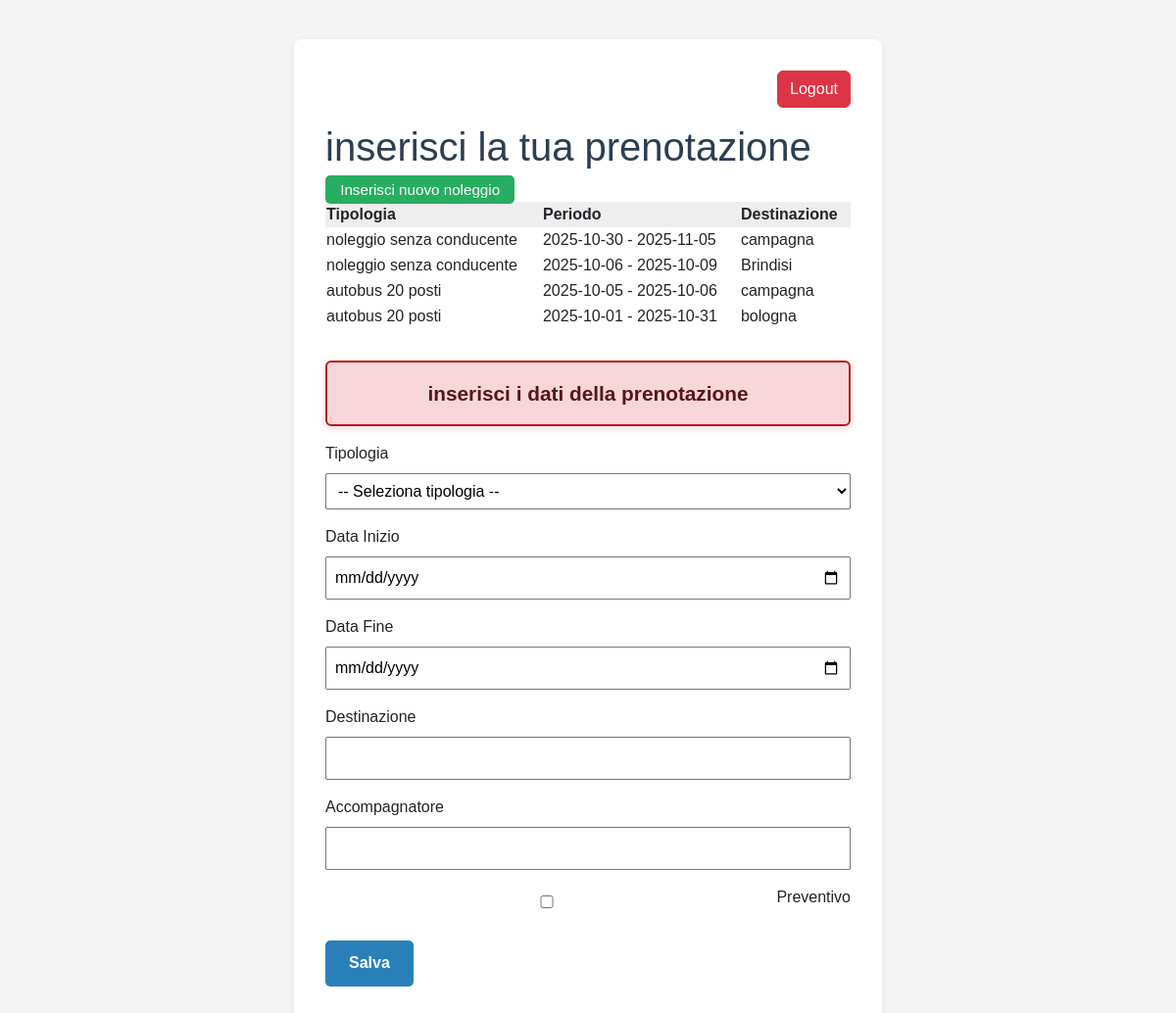
Page /modifica_noleggio.php?azione=nuovo (signed in) on the committed database.
### tables this page shows
CREATE TABLE `noleggio` (
  `id` int(11) NOT NULL,
  `cliente_id` int(11) NOT NULL,
  `tipologia_noleggio_id` int(11) NOT NULL,
  `automezzo_id` int(11) DEFAULT NULL,
  `data_inizio` date NOT NULL,
  `data_fine` date NOT NULL,
  `importo` decimal(10,2) DEFAULT NULL,
  `destinazione` varchar(255) DEFAULT NULL,
  `accompagnatore` varchar(100) DEFAULT NULL,
  `preventivo` tinyint(1) NOT NULL DEFAULT 0,
  `pagato` tinyint(1) NOT NULL DEFAULT 0,
  `ivato` tinyint(1) NOT NULL DEFAULT 0,
  `autista1_id` int(11) DEFAULT NULL,
  `autista2_id` int(11) DEFAULT NULL
);

CREATE TABLE `tipologie_noleggio` (
  `id` int(11) NOT NULL,
  `nome` varchar(100) NOT NULL
);

### public/modifica_noleggio.php (the view, shortened to what this page needs)
<?php
require_once __DIR__ . '/../src/bootstrap.php';
$where = '';
$params = [];
if (isset($_SESSION['cliente_id'])) {
    $where = 'WHERE n.cliente_id = ?';
    $params[] = $_SESSION['cliente_id'];
}
$sql = 'SELECT n.id, c.cognome AS cliente_cognome, c.nome AS cliente_nome, t.nome AS tipologia, n.data_inizio, n.data_fine, n.destinazione FROM noleggio n LEFT JOIN cliente c ON n.cliente_id = c.id LEFT JOIN tipologie_noleggio t ON n.tipologia_noleggio_id = t.id ' . $where . ' ORDER BY n.data_inizio DESC';
$stmt = $pdo->prepare($sql);
$stmt->execute($params);
$elenco_noleggi = $stmt->fetchAll();
$azione = isset($_GET['azione']) && $_GET['azione'] === 'nuovo';
$messaggio = 'inserisci i dati della prenotazione';
?>
<!DOCTYPE html>
<html lang="it">
<head>
    <link rel="stylesheet" href="https://cdnjs.cloudflare.com/ajax/libs/bootstrap/5.3.2/css/bootstrap.min.css">
</head>
<body>
<div class="container">
    <div class="d-flex justify-content-end" style="margin-bottom: 1em;">
        <a href="?logout=1" class="btn btn-danger">Logout</a>
    </div>
    <h1>inserisci la tua prenotazione</h1>
</body>
</html>
<div style="margin-bottom:2em;">
    <a href="modifica_noleggio.php?azione=nuovo" style="background:#27ae60;color:#fff;padding:0.4em 1em;border-radius:5px;text-decoration:none;font-size:0.95em;">Inserisci nuovo noleggio</a>
    <table style="width:100%;border-collapse:collapse;background:#fff;">
        <thead>
            <tr style="background:#eee;">
                <th>Tipologia</th>
                <th>Periodo</th>
                <th>Destinazione</th>
            </tr>
        </thead>
        <tbody>
        <?php foreach ($elenco_noleggi as $n): ?>
            <tr>
                <td><?= htmlspecialchars($n['tipologia']) ?></td>
                <td><?= htmlspecialchars($n['data_inizio']) ?> - <?= htmlspecialchars($n['data_fine']) ?></td>
                <td><?= htmlspecialchars($n['destinazione'] ?? '') ?></td>
            </tr>
        <?php endforeach; ?>
        </tbody>
    </table>
</div>
<?php if ($azione): ?>
    <?php if ($messaggio): ?>
        <div class="alert alert-danger text-center fw-bold" style="font-size:1.3em;max-width:600px;margin:30px auto 0;box-shadow:0 2px 8px rgba(200,0,0,0.18);border:2px solid #b71c1c;">
        <?= htmlspecialchars($messaggio) ?>
        </div>
    <?php endif; ?>
    <form method="post">
        <label for="tipologia_id">Tipologia</label>
        <select name="tipologia_id" id="tipologia_id" required>
            <option value="">-- Seleziona tipologia --</option>
        </select>
        <label for="data_inizio">Data Inizio</label>
        <input type="date" name="data_inizio" id="data_inizio" required>
        <label for="data_fine">Data Fine</label>
        <input type="date" name="data_fine" id="data_fine" required>
        <label for="destinazione">Destinazione</label>
        <input type="text" name="destinazione" id="destinazione" maxlength="255">
        <label for="accompagnatore">Accompagnatore</label>
        <input type="text" name="accompagnatore" id="accompagnatore" maxlength="100">
        <label style="display:flex;align-items:center;gap:0.5em;margin-top:1em;">
        <input type="checkbox" name="preventivo" value="1"> Preventivo</label>
        <label style="display:flex;align-items:center;gap:0.5em;">
        <button type="submit">Salva</button>
    </form>
<?php endif; ?>
</body>
</html>

### public/modifica_noleggio.php (style rules this page uses)
body { font-family: Arial, sans-serif; background: #f4f4f4; }
.container { max-width: 600px; margin: 40px auto; background: #fff; border-radius: 8px; box-shadow: 0 2px 8px rgba(0,0,0,0.08); padding: 2rem; }
h1 { color: #2c3e50; }
label { display: block; margin-top: 1em; }
select, input { padding: 0.5em; width: 100%; margin-top: 0.5em; }
button { background:#2980b9;color:#fff;padding:0.7em 1.5em;border-radius:5px;text-decoration:none;font-weight:bold;border:none;margin-top:1em; }

### rows in the picture
noleggio: tipologia_noleggio.nome "noleggio senza conducente", data_inizio "2025-10-30", data_fine "2025-11-05", destinazione "campagna"
noleggio: tipologia_noleggio.nome "noleggio senza conducente", data_inizio "2025-10-06", data_fine "2025-10-09", destinazione "Brindisi"
noleggio: tipologia_noleggio.nome "autobus 20 posti", data_inizio "2025-10-05", data_fine "2025-10-06", destinazione "campagna"
noleggio: tipologia_noleggio.nome "autobus 20 posti", data_inizio "2025-10-01", data_fine "2025-10-31", destinazione "bologna"

### other values in the picture
$messaggio "inserisci i dati della prenotazione"
